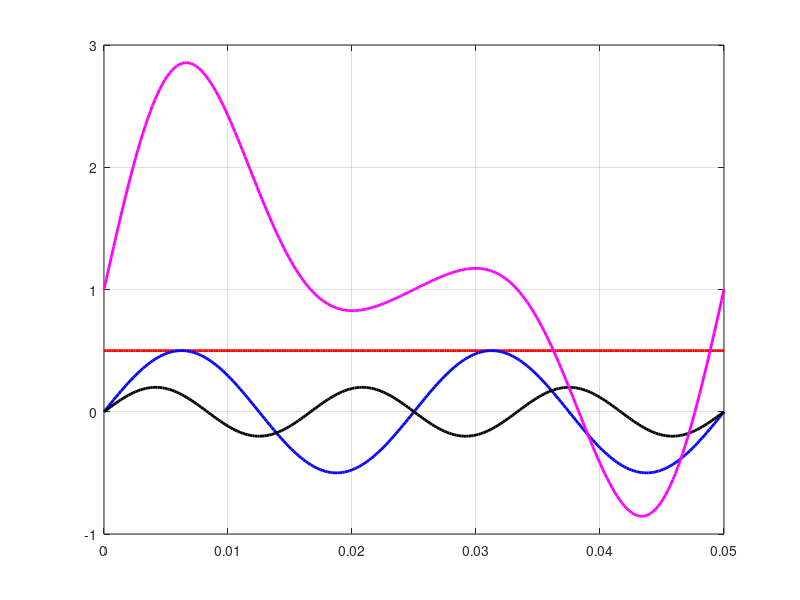
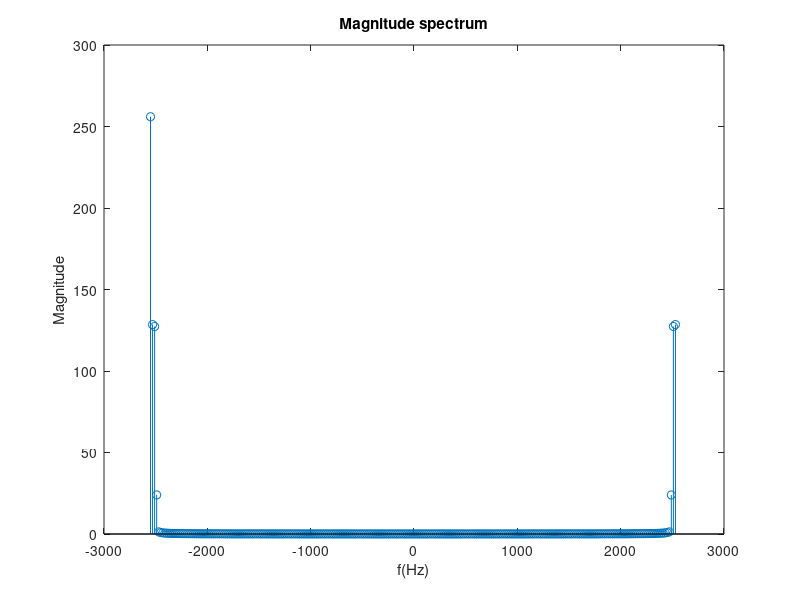
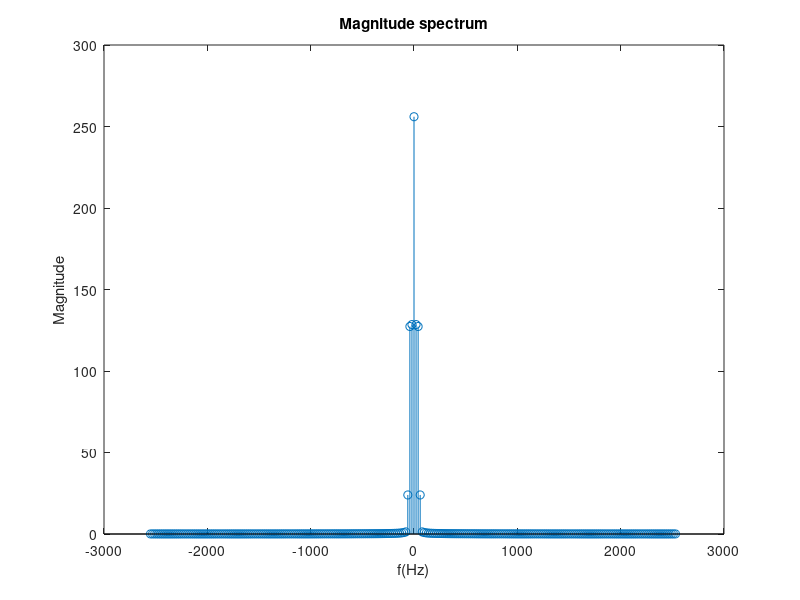
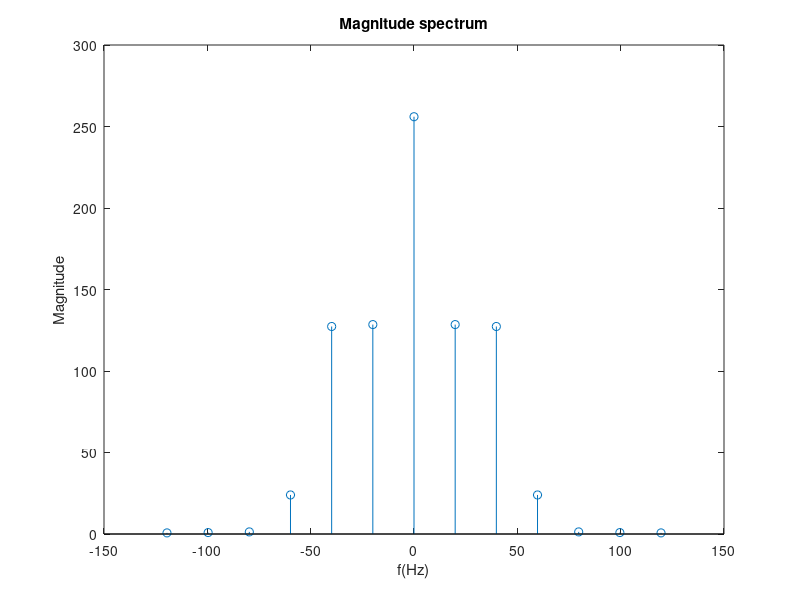

MATLAB code to generate these figures, in order:
clear all
close all
f0=20;
f1=2*f0
f2=3*f0;
T=1/f0;
Ns=256;
t=linspace(0,T,Ns);
Ts=t(2)-t(1);
fs=1/Ts;
freq=1/(Ts*Ns)*[-Ns/2:(Ns/2-1)];
ft=0.5*ones(1,length(t));
plot(t,ft,'r','LineWidth',2);
hold on
ft=0.5*sin(2*pi*f1*t);
plot(t,ft,'b','LineWidth',2);
hold on
ft=0.2*sin(2*pi*f2*t);
plot(t,ft,'k','LineWidth',2);
hold on
ft=0.5+sin(2*pi*f0*t)+0.5+sin(2*pi*f1*t)+0.2*sin(2*pi*f2*t);
plot(t,ft,'m','LineWidth',2);
grid on
FT=fft(ft);
Mag=abs(FT);
figure, stem(freq, Mag)
title('Magnitude spectrum'),xlabel('f(Hz)'), ylabel('Magnitude')
title('Magnitude spectrum'),xlabel('f(Hz)'), ylabel('Magnitude')
FT=fftshift(fft(ft));
Mag=abs(FT);
Ang=angle(FT);
figure, stem(freq, Mag)
title('Magnitude spectrum'),xlabel('f(Hz)'), ylabel('Magnitude')
figure, stem(freq(123:135),Mag(123:135))
title('Magnitude spectrum'),xlabel('f(Hz)'), ylabel('Magnitude')
figure, stem(freq(123:135),Ang(123:135))
title('Magnitude spectrum'),xlabel('f(Hz)'), ylabel('Phase')
figure, stem(123:135),Mag(123:135)
figure, stem(123:135),Mag(123:135)
FT(128:130)=0;
ift=ifft(ifftshift(FT));
figure,plot(t,real(ift), 'LineWidth',2),grid
ft=sin(2*pi*f0*t);
plot(t,ft,'g','LineWidth',2);
hold on
FT(126:127)=0;
FT(131:132)=0;
ift=ifft(ifftshift(FT));
figure, plot(t,real(ift),'LineWidth',2),grid


grid on
%Fourier transform
FF = fft(ft);
Mag = abs(FT);
figure, stem(freq, Mag)
title('Magnitue spectrum'), xlabel('f(Hz)'), ylabel('Magnitue')

FT = fftshift(fft(ft));
Mag = abs(FT);
Ang = angle(FT);
figure, stem(freq, Mag);
title('Magnitue spectrum'), xlabel('f(HZ'), ylabel('Magnitue')
figure, stem(freq(123:135), Mag(123:135));
title('Magnitue spectrum'), xlabel('f(HZ'), ylabel('Magnitue')
figure, stem(freq(123:135), Ang(123:135));
title('Magnitue spectrum'), xlabel('f(HZ'), ylabel('Phase')
figure, stem(123:135, Mag(123:135));

FT(128:130) = 0;
ift = ifft(ifftshift(FT));
figure, plot(t, real(ift), 'LineWidth',2), grid
